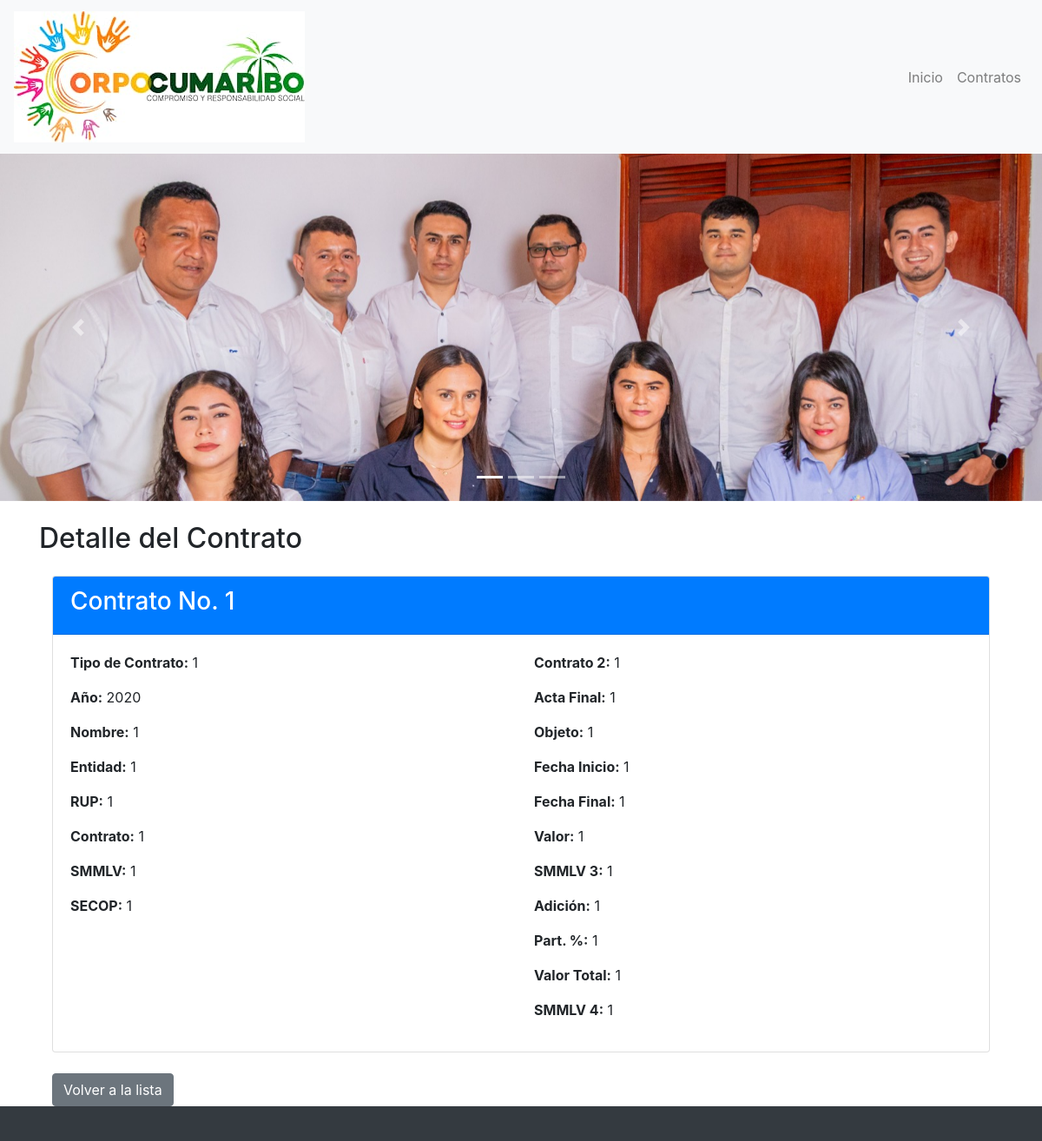
/contrato/1/, run on the app's committed database.
### contratos/models.py (models this page shows, shortened)
class Contrato(models.Model):
    ANO = models.CharField(max_length=4, blank=True, null=True)  # cambiado a CharField
    contrato_no = models.CharField(max_length=100, blank=True, null=True)
    tipo_de_contrato = models.CharField(max_length=100, blank=True, null=True)
    nombre = models.CharField(max_length=255, blank=True, null=True)
    entidad = models.CharField(max_length=255, blank=True, null=True)
    rup = models.CharField(max_length=100, blank=True, null=True)
    contrato = models.CharField(max_length=100, blank=True, null=True)
    smmlv = models.CharField(max_length=20, blank=True, null=True)
    secop = models.CharField(max_length=100, blank=True, null=True)
    contrato2 = models.CharField(max_length=100, blank=True, null=True)
    acta_inicial = models.CharField(max_length=100, blank=True, null=True)
    acta_final = models.CharField(max_length=100, blank=True, null=True)
    objeto = models.TextField(blank=True, null=True)
    fecha_inicio = models.CharField(max_length=100, blank=True, null=True)
    fecha_final = models.CharField(max_length=100, blank=True, null=True)
    valor = models.CharField(max_length=20, blank=True, null=True)
    smmlv3 = models.CharField(max_length=20, blank=True, null=True)
    adicion = models.CharField(max_length=20, blank=True, null=True)
    part_porc = models.CharField(max_length=10, blank=True, null=True, verbose_name="Part. %")
    valor_total = models.CharField(max_length=20, blank=True, null=True)
    smmlv4 = models.CharField(max_length=20, blank=True, null=True)
    is_visible = models.BooleanField(default=True)
    created = models.DateTimeField(auto_now_add=True)
    class Meta:
        verbose_name = "Contrato"
        verbose_name_plural = "Contratos"
        ordering = ['-ANO']

### contratos/views.py (the view)
# urls.py: path('contrato/<int:id>/', detalle_contrato, name='detalle_contrato'),
def detalle_contrato(request, id):
    contrato = get_object_or_404(Contrato, id=id)
    return render(request, 'detalle_contrato.html', {'contrato': contrato})

### templates/detalle_contrato.html (shortened to what this page needs)
{% extends 'base.html' %}
{% block content %}
<h2>Detalle del Contrato</h2>
<div class="container mt-4">
    <div class="card">
        <div class="card-header bg-primary text-white">
            <h3>Contrato No. {{ contrato.contrato_no }}</h3>
        </div>
        <div class="card-body">
            <div class="row">
                <div class="col-md-6">
                    <p><strong>Tipo de Contrato:</strong> {{ contrato.tipo_de_contrato }}</p>
                    <p><strong>Año:</strong> {{ contrato.ANO }}</p>
                    <p><strong>Nombre:</strong> {{ contrato.nombre }}</p>
                    <p><strong>Entidad:</strong> {{ contrato.entidad }}</p>
                    <p><strong>RUP:</strong> {{ contrato.rup }}</p>
                    <p><strong>Contrato:</strong> {{ contrato.contrato }}</p>
                    <p><strong>SMMLV:</strong> {{ contrato.smmlv }}</p>
                    <p><strong>SECOP:</strong> {{ contrato.secop }}</p>
                </div>
                <div class="col-md-6">
                    <p><strong>Contrato 2:</strong> {{ contrato.contrato2 }}</p>
                    <p><strong>Acta Final:</strong> {{ contrato.acta_final }}</p>
                    <p><strong>Objeto:</strong> {{ contrato.objeto }}</p>
                    <p><strong>Fecha Inicio:</strong> {{ contrato.fecha_inicio }}</p>
                    <p><strong>Fecha Final:</strong> {{ contrato.fecha_final }}</p>
                    <p><strong>Valor:</strong> {{ contrato.valor }}</p>
                    <p><strong>SMMLV 3:</strong> {{ contrato.smmlv3 }}</p>
                    <p><strong>Adición:</strong> {{ contrato.adicion }}</p>
                    <p><strong>Part. %:</strong> {{ contrato.part_porc }}</p>
                    <p><strong>Valor Total:</strong> {{ contrato.valor_total }}</p>
                    <p><strong>SMMLV 4:</strong> {{ contrato.smmlv4 }}</p>
                </div>
            </div>
        </div>
    </div>
    <div class="mt-4">
        <a href="{% url 'contratos' %}" class="btn btn-secondary">Volver a la lista</a>
    </div>
</div>
{% endblock %}

### templates/base.html (style rules this page uses)
html, body { height: 100%; }
body { display: flex; flex-direction: column; }

### data on the page
Contrato: contrato_no "1", tipo_de_contrato "1", ANO "2020", nombre "1", entidad "1", rup "1", contrato "1", smmlv "1", secop "1", contrato2 "1", acta_final "1", objeto "1", fecha_inicio "1", fecha_final "1", valor "1", smmlv3 "1", adicion "1", part_porc "1", valor_total "1", smmlv4 "1"
